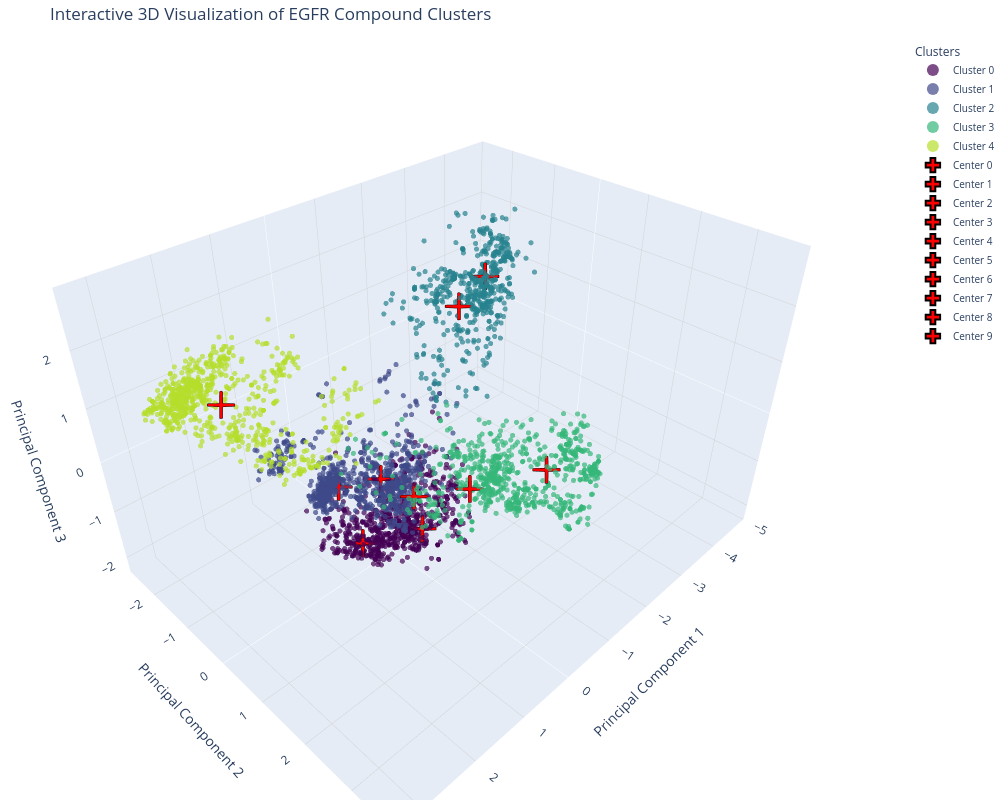

Here is the notebook cell this chart was saved with:
### Markdown cell above
...and in 3d space.

### Code cell
# Alternative: Interactive 3D visualization with Plotly
print("\nCreating interactive 3D visualization with Plotly")

# Import plotly
import plotly.express as px
import plotly.graph_objects as go
import pandas as pd
from plotly.subplots import make_subplots

# Create a DataFrame for easy plotting with Plotly
plot_df = pd.DataFrame({
    'PCA1': pca_result[:, 0],
    'PCA2': pca_result[:, 1],
    'PCA3': pca_result[:, 2],
    'Cluster': cluster_labels.astype(str),  # Convert to string for discrete color mapping
    'pIC50': ligand_df['pIC50'].values  # Include pIC50 for additional context
})

# Start with an empty figure with a 3D scene
fig = make_subplots(rows=1, cols=1, specs=[[{'type': 'scatter3d'}]])

# Get a colormap that matches the 'viridis' used in matplotlib
# This ensures consistency between 2D and 3D plots
cluster_ids = sorted(plot_df['Cluster'].unique())
n_clusters = len(cluster_ids)
colorscale = px.colors.sequential.Viridis
colors = [colorscale[int(i * len(colorscale) / n_clusters)] for i in range(n_clusters)]

# Create color mapping dictionary
color_map = dict(zip(cluster_ids, colors))

# Add data points cluster by cluster to ensure correct coloring
for cluster_id in cluster_ids:
    cluster_data = plot_df[plot_df['Cluster'] == cluster_id]
    
    fig.add_trace(go.Scatter3d(
        x=cluster_data['PCA1'],
        y=cluster_data['PCA2'],
        z=cluster_data['PCA3'],
        mode='markers',
        marker=dict(
            size=3,  # Smaller point size makes visualization less cluttered
            color=color_map[cluster_id],
            opacity=0.7,
            symbol='circle'
        ),
        name=f'Cluster {cluster_id}',
        hovertemplate='<b>Cluster:</b> %{text}<br>'
                      '<b>PCA1:</b> %{x:.4f}<br>'
                      '<b>PCA2:</b> %{y:.4f}<br>'
                      '<b>PCA3:</b> %{z:.4f}<br>'
                      '<b>pIC50:</b> %{customdata:.2f}',
        text=[cluster_id] * len(cluster_data),
        customdata=cluster_data['pIC50']
    ))

# Add cluster centers with plus symbols
for i in range(len(centers)):
    fig.add_trace(go.Scatter3d(
        x=[centers[i, 0]],
        y=[centers[i, 1]],
        z=[centers[i, 2]],
        mode='markers',
        marker=dict(
            color='red',
            size=15,  # Larger size for visibility
            symbol='cross',  # This gives you the "+" shape
            line=dict(width=2, color='black')  # Add outline for better visibility
        ),
        name=f'Center {i}',
        hoverinfo='name'
    ))

# Update layout for better visualization
fig.update_layout(
    title='Interactive 3D Visualization of EGFR Compound Clusters',
    scene=dict(
        xaxis_title='Principal Component 1',
        yaxis_title='Principal Component 2',
        zaxis_title='Principal Component 3',
        # Adding more grid lines for better spatial perception
        xaxis=dict(showgrid=True, gridwidth=1, gridcolor='lightgray'),
        yaxis=dict(showgrid=True, gridwidth=1, gridcolor='lightgray'),
        zaxis=dict(showgrid=True, gridwidth=1, gridcolor='lightgray')
    ),
    width=1000,
    height=800,
    legend=dict(
        itemsizing='constant',  # Makes legend items a constant size
        title="Clusters",
        font=dict(size=10)
    ),
    margin=dict(l=0, r=0, t=40, b=0)  # Tight margins for more space
)

# Save as HTML file that can be interactively explored in a browser
fig.write_html('interactive_3d_clusters.html')

# Show the plot
fig.show()

### Figure 1 — Plotly figure (JSON) as saved in the notebook; plotly's stock layout.template omitted (floating-point values rounded to 4 significant figures; data arrays with more than 128 entries replaced by an {"elided": "..."} marker saying what was removed)
{"data": [{"customdata": {"elided": "790 float values"}, "hovertemplate": "<b>Cluster:</b> %{text}<br><b>PCA1:</b> %{x:.4f}<br><b>PCA2:</b> %{y:.4f}<br><b>PCA3:</b> %{z:.4f}<br><b>pIC50:</b> %{customdata:.2f}", "marker": {"color": "#440154", "opacity": 0.7, "size": 3, "symbol": "circle"}, "mode": "markers", "name": "Cluster 0", "text": {"elided": "790 str values"}, "type": "scatter3d", "x": {"elided": "790 float values"}, "y": {"elided": "790 float values"}, "z": {"elided": "790 float values"}}, {"customdata": {"elided": "935 float values"}, "hovertemplate": "<b>Cluster:</b> %{text}<br><b>PCA1:</b> %{x:.4f}<br><b>PCA2:</b> %{y:.4f}<br><b>PCA3:</b> %{z:.4f}<br><b>pIC50:</b> %{customdata:.2f}", "marker": {"color": "#3e4989", "opacity": 0.7, "size": 3, "symbol": "circle"}, "mode": "markers", "name": "Cluster 1", "text": {"elided": "935 str values"}, "type": "scatter3d", "x": {"elided": "935 float values"}, "y": {"elided": "935 float values"}, "z": {"elided": "935 float values"}}, {"customdata": {"elided": "562 float values"}, "hovertemplate": "<b>Cluster:</b> %{text}<br><b>PCA1:</b> %{x:.4f}<br><b>PCA2:</b> %{y:.4f}<br><b>PCA3:</b> %{z:.4f}<br><b>pIC50:</b> %{customdata:.2f}", "marker": {"color": "#26828e", "opacity": 0.7, "size": 3, "symbol": "circle"}, "mode": "markers", "name": "Cluster 2", "text": {"elided": "562 str values"}, "type": "scatter3d", "x": {"elided": "562 float values"}, "y": {"elided": "562 float values"}, "z": {"elided": "562 float values"}}, {"customdata": {"elided": "759 float values"}, "hovertemplate": "<b>Cluster:</b> %{text}<br><b>PCA1:</b> %{x:.4f}<br><b>PCA2:</b> %{y:.4f}<br><b>PCA3:</b> %{z:.4f}<br><b>pIC50:</b> %{customdata:.2f}", "marker": {"color": "#35b779", "opacity": 0.7, "size": 3, "symbol": "circle"}, "mode": "markers", "name": "Cluster 3", "text": {"elided": "759 str values"}, "type": "scatter3d", "x": {"elided": "759 float values"}, "y": {"elided": "759 float values"}, "z": {"elided": "759 float values"}}, {"customdata": {"elided": "769 float values"}, "hovertemplate": "<b>Cluster:</b> %{text}<br><b>PCA1:</b> %{x:.4f}<br><b>PCA2:</b> %{y:.4f}<br><b>PCA3:</b> %{z:.4f}<br><b>pIC50:</b> %{customdata:.2f}", "marker": {"color": "#b5de2b", "opacity": 0.7, "size": 3, "symbol": "circle"}, "mode": "markers", "name": "Cluster 4", "text": {"elided": "769 str values"}, "type": "scatter3d", "x": {"elided": "769 float values"}, "y": {"elided": "769 float values"}, "z": {"elided": "769 float values"}}, {"hoverinfo": "name", "marker": {"color": "red", "line": {"color": "black", "width": 2}, "size": 15, "symbol": "cross"}, "mode": "markers", "name": "Center 0", "type": "scatter3d", "x": [0.04073], "y": [0.77], "z": [-1.294]}, {"hoverinfo": "name", "marker": {"color": "red", "line": {"color": "black", "width": 2}, "size": 15, "symbol": "cross"}, "mode": "markers", "name": "Center 1", "type": "scatter3d", "x": [0.08081], "y": [1.844], "z": [0.1868]}, {"hoverinfo": "name", "marker": {"color": "red", "line": {"color": "black", "width": 2}, "size": 15, "symbol": "cross"}, "mode": "markers", "name": "Center 2", "type": "scatter3d", "x": [-3.574], "y": [-1.303], "z": [1.206]}, {"hoverinfo": "name", "marker": {"color": "red", "line": {"color": "black", "width": 2}, "size": 15, "symbol": "cross"}, "mode": "markers", "name": "Center 3", "type": "scatter3d", "x": [0.1307], "y": [-1.268], "z": [-1.555]}, {"hoverinfo": "name", "marker": {"color": "red", "line": {"color": "black", "width": 2}, "size": 15, "symbol": "cross"}, "mode": "markers", "name": "Center 4", "type": "scatter3d", "x": [-0.1319], "y": [-0.421], "z": [-1.043]}, {"hoverinfo": "name", "marker": {"color": "red", "line": {"color": "black", "width": 2}, "size": 15, "symbol": "cross"}, "mode": "markers", "name": "Center 5", "type": "scatter3d", "x": [-0.4295], "y": [2.813], "z": [0.7984]}, {"hoverinfo": "name", "marker": {"color": "red", "line": {"color": "black", "width": 2}, "size": 15, "symbol": "cross"}, "mode": "markers", "name": "Center 6", "type": "scatter3d", "x": [2.273], "y": [-0.9548], "z": [1.37]}, {"hoverinfo": "name", "marker": {"color": "red", "line": {"color": "black", "width": 2}, "size": 15, "symbol": "cross"}, "mode": "markers", "name": "Center 7", "type": "scatter3d", "x": [-2.836], "y": [-1.245], "z": [0.8957]}, {"hoverinfo": "name", "marker": {"color": "red", "line": {"color": "black", "width": 2}, "size": 15, "symbol": "cross"}, "mode": "markers", "name": "Center 8", "type": "scatter3d", "x": [0.6922], "y": [0.02733], "z": [-1.667]}, {"hoverinfo": "name", "marker": {"color": "red", "line": {"color": "black", "width": 2}, "size": 15, "symbol": "cross"}, "mode": "markers", "name": "Center 9", "type": "scatter3d", "x": [0.2369], "y": [0.8075], "z": [-0.4781]}], "layout": {"height": 800, "legend": {"font": {"size": 10}, "itemsizing": "constant", "title": {"text": "Clusters"}}, "margin": {"b": 0, "l": 0, "r": 0, "t": 40}, "scene": {"domain": {"x": [0, 1], "y": [0, 1]}, "xaxis": {"gridcolor": "lightgray", "gridwidth": 1, "showgrid": true, "title": {"text": "Principal Component 1"}}, "yaxis": {"gridcolor": "lightgray", "gridwidth": 1, "showgrid": true, "title": {"text": "Principal Component 2"}}, "zaxis": {"gridcolor": "lightgray", "gridwidth": 1, "showgrid": true, "title": {"text": "Principal Component 3"}}}, "title": {"text": "Interactive 3D Visualization of EGFR Compound Clusters"}, "width": 1000}}
